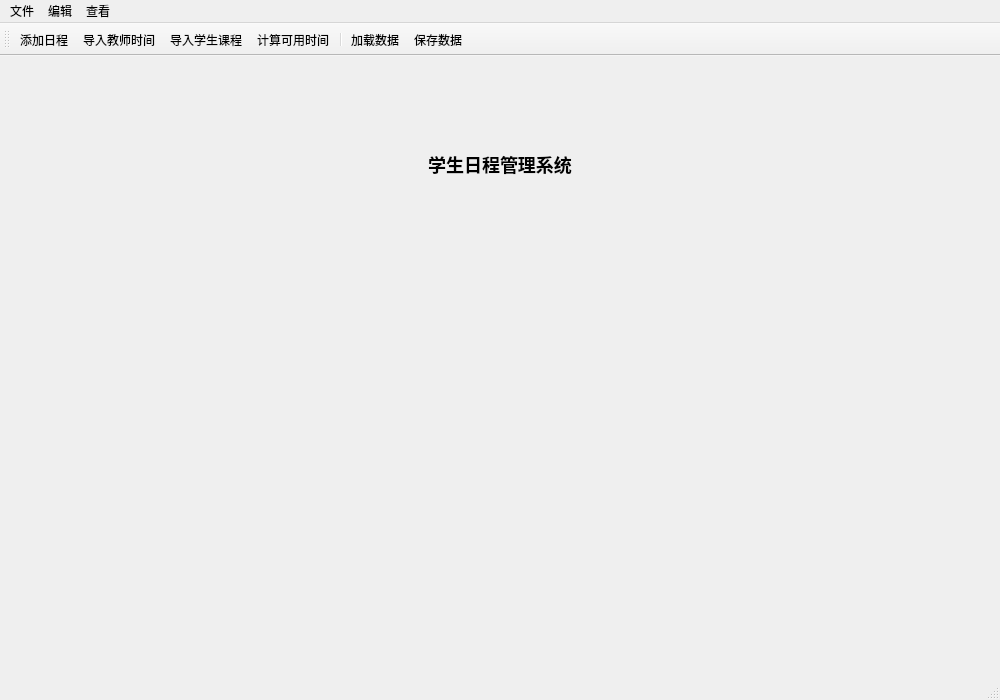
<?xml version="1.0" encoding="UTF-8"?>
<ui version="4.0">
 <class>MainWindow</class>
 <widget class="QMainWindow" name="MainWindow">
  <property name="geometry">
   <rect>
    <x>0</x>
    <y>0</y>
    <width>1000</width>
    <height>700</height>
   </rect>
  </property>
  <property name="windowTitle">
   <string>学生日程管理系统</string>
  </property>
  <widget class="QWidget" name="centralwidget">
   <layout class="QVBoxLayout" name="verticalLayout">
    <item>
     <widget class="QLabel" name="titleLabel">
      <property name="styleSheet">
       <string>font-size: 18px; font-weight: bold; margin: 10px;</string>
      </property>
      <property name="text">
       <string>学生日程管理系统</string>
      </property>
      <property name="alignment">
       <set>Qt::AlignmentFlag::AlignCenter</set>
      </property>
     </widget>
    </item>
    <item>
     <layout class="QHBoxLayout" name="mainLayout">
      <item>
       <layout class="QVBoxLayout" name="leftLayout"/>
      </item>
      <item>
       <layout class="QVBoxLayout" name="rightLayout">
        <item>
         <widget class="ScheduleView" name="scheduleView" native="true">
          <property name="minimumSize">
           <size>
            <width>600</width>
            <height>400</height>
           </size>
          </property>
         </widget>
        </item>
       </layout>
      </item>
     </layout>
    </item>
   </layout>
  </widget>
  <widget class="QMenuBar" name="menubar">
   <property name="geometry">
    <rect>
     <x>0</x>
     <y>0</y>
     <width>1000</width>
     <height>22</height>
    </rect>
   </property>
   <widget class="QMenu" name="fileMenu">
    <property name="title">
     <string>文件</string>
    </property>
    <addaction name="loadDataAction"/>
    <addaction name="saveDataAction"/>
    <addaction name="separator"/>
    <addaction name="exitAction"/>
   </widget>
   <widget class="QMenu" name="editMenu">
    <property name="title">
     <string>编辑</string>
    </property>
    <addaction name="addEventAction"/>
    <addaction name="importProfessorAction"/>
    <addaction name="importStudentCoursesAction"/>
   </widget>
   <widget class="QMenu" name="viewMenu">
    <property name="title">
     <string>查看</string>
    </property>
    <addaction name="showScheduleAction"/>
    <addaction name="calculateAction"/>
   </widget>
   <addaction name="fileMenu"/>
   <addaction name="editMenu"/>
   <addaction name="viewMenu"/>
  </widget>
  <widget class="QStatusBar" name="statusbar"/>
  <widget class="QToolBar" name="toolBar">
   <property name="windowTitle">
    <string>主工具栏</string>
   </property>
   <attribute name="toolBarArea">
    <enum>TopToolBarArea</enum>
   </attribute>
   <attribute name="toolBarBreak">
    <bool>false</bool>
   </attribute>
   <addaction name="addEventAction"/>
   <addaction name="importProfessorAction"/>
   <addaction name="importStudentCoursesAction"/>
   <addaction name="calculateAction"/>
   <addaction name="separator"/>
   <addaction name="loadDataAction"/>
   <addaction name="saveDataAction"/>
  </widget>
  <action name="loadDataAction">
   <property name="text">
    <string>加载数据</string>
   </property>
  </action>
  <action name="saveDataAction">
   <property name="text">
    <string>保存数据</string>
   </property>
  </action>
  <action name="exitAction">
   <property name="text">
    <string>退出</string>
   </property>
  </action>
  <action name="addEventAction">
   <property name="text">
    <string>添加日程</string>
   </property>
  </action>
  <action name="importProfessorAction">
   <property name="text">
    <string>导入教师时间</string>
   </property>
  </action>
  <action name="importStudentCoursesAction">
   <property name="text">
    <string>导入学生课程</string>
   </property>
  </action>
  <action name="showScheduleAction">
   <property name="text">
    <string>显示日程</string>
   </property>
  </action>
  <action name="calculateAction">
   <property name="text">
    <string>计算可用时间</string>
   </property>
  </action>
  <action name="separator">
   <property name="text">
    <string>separator</string>
   </property>
   <property name="separator" stdset="0">
    <bool>true</bool>
   </property>
  </action>
 </widget>
 <customwidgets>
  <customwidget>
   <class>ScheduleView</class>
   <extends>QWidget</extends>
   <header>ui/ScheduleView.h</header>
   <container>1</container>
  </customwidget>
 </customwidgets>
 <resources/>
 <connections>
  <connection>
   <sender>addEventAction</sender>
   <signal>triggered()</signal>
   <receiver>MainWindow</receiver>
   <slot>on_addEventBtn_clicked()</slot>
   <hints>
    <hint type="sourcelabel">
     <x>-1</x>
     <y>-1</y>
    </hint>
    <hint type="destinationlabel">
     <x>20</x>
     <y>20</y>
    </hint>
   </hints>
  </connection>
  <connection>
   <sender>importProfessorAction</sender>
   <signal>triggered()</signal>
   <receiver>MainWindow</receiver>
   <slot>on_importProfessorBtn_clicked()</slot>
   <hints>
    <hint type="sourcelabel">
     <x>-1</x>
     <y>-1</y>
    </hint>
    <hint type="destinationlabel">
     <x>20</x>
     <y>20</y>
    </hint>
   </hints>
  </connection>
  <connection>
   <sender>importStudentCoursesAction</sender>
   <signal>triggered()</signal>
   <receiver>MainWindow</receiver>
   <slot>on_importStudentCoursesBtn_clicked()</slot>
   <hints>
    <hint type="sourcelabel">
     <x>-1</x>
     <y>-1</y>
    </hint>
    <hint type="destinationlabel">
     <x>20</x>
     <y>20</y>
    </hint>
   </hints>
  </connection>
  <connection>
   <sender>calculateAction</sender>
   <signal>triggered()</signal>
   <receiver>MainWindow</receiver>
   <slot>on_calculateBtn_clicked()</slot>
   <hints>
    <hint type="sourcelabel">
     <x>-1</x>
     <y>-1</y>
    </hint>
    <hint type="destinationlabel">
     <x>20</x>
     <y>20</y>
    </hint>
   </hints>
  </connection>
  <connection>
   <sender>loadDataAction</sender>
   <signal>triggered()</signal>
   <receiver>MainWindow</receiver>
   <slot>on_loadDataBtn_clicked()</slot>
   <hints>
    <hint type="sourcelabel">
     <x>-1</x>
     <y>-1</y>
    </hint>
    <hint type="destinationlabel">
     <x>20</x>
     <y>20</y>
    </hint>
   </hints>
  </connection>
  <connection>
   <sender>saveDataAction</sender>
   <signal>triggered()</signal>
   <receiver>MainWindow</receiver>
   <slot>on_saveDataBtn_clicked()</slot>
   <hints>
    <hint type="sourcelabel">
     <x>-1</x>
     <y>-1</y>
    </hint>
    <hint type="destinationlabel">
     <x>20</x>
     <y>20</y>
    </hint>
   </hints>
  </connection>
  <connection>
   <sender>exitAction</sender>
   <signal>triggered()</signal>
   <receiver>MainWindow</receiver>
   <slot>on_exitAction_triggered()</slot>
   <hints>
    <hint type="sourcelabel">
     <x>-1</x>
     <y>-1</y>
    </hint>
    <hint type="destinationlabel">
     <x>20</x>
     <y>20</y>
    </hint>
   </hints>
  </connection>
  <connection>
   <sender>showScheduleAction</sender>
   <signal>triggered()</signal>
   <receiver>MainWindow</receiver>
   <slot>on_showScheduleAction_triggered()</slot>
   <hints>
    <hint type="sourcelabel">
     <x>-1</x>
     <y>-1</y>
    </hint>
    <hint type="destinationlabel">
     <x>20</x>
     <y>20</y>
    </hint>
   </hints>
  </connection>
  <connection>
   <sender>scheduleView</sender>
   <signal>weekChanged(int)</signal>
   <receiver>MainWindow</receiver>
   <slot>onWeekChanged(int)</slot>
   <hints>
    <hint type="sourcelabel">
     <x>20</x>
     <y>20</y>
    </hint>
    <hint type="destinationlabel">
     <x>20</x>
     <y>20</y>
    </hint>
   </hints>
  </connection>
  <connection>
   <sender>scheduleView</sender>
   <signal>eventDoubleClicked(int)</signal>
   <receiver>MainWindow</receiver>
   <slot>onEventDoubleClicked(int)</slot>
   <hints>
    <hint type="sourcelabel">
     <x>20</x>
     <y>20</y>
    </hint>
    <hint type="destinationlabel">
     <x>20</x>
     <y>20</y>
    </hint>
   </hints>
  </connection>
 </connections>
 <slots>
  <slot>on_addEventBtn_clicked()</slot>
  <slot>on_importProfessorBtn_clicked()</slot>
  <slot>on_importStudentCoursesBtn_clicked()</slot>
  <slot>on_calculateBtn_clicked()</slot>
  <slot>on_loadDataBtn_clicked()</slot>
  <slot>on_saveDataBtn_clicked()</slot>
  <slot>on_exitAction_triggered()</slot>
  <slot>on_showScheduleAction_triggered()</slot>
  <slot>onWeekChanged(int)</slot>
  <slot>onEventDoubleClicked(int)</slot>
 </slots>
</ui>
